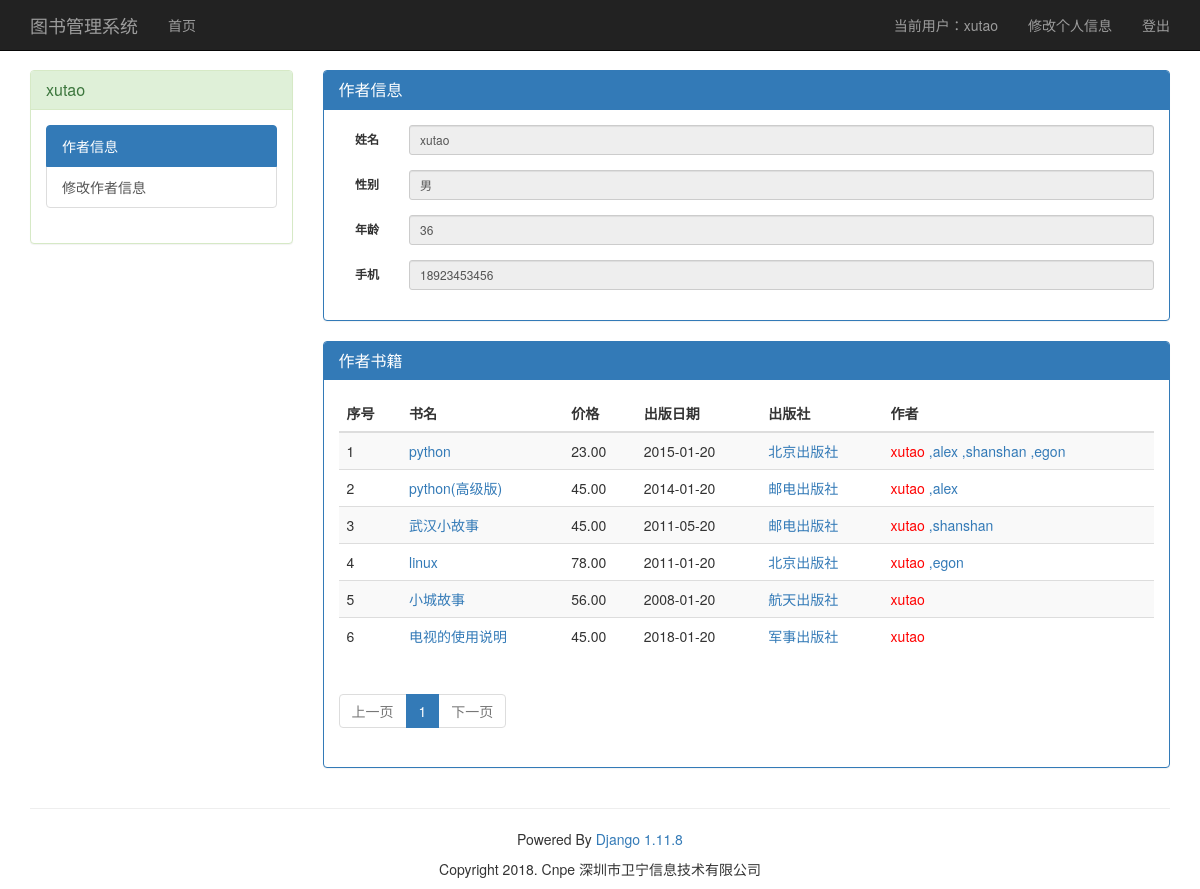
The app's page /manage/info/author/9 (signed in) with its own data.
### book_app/models.py (models this page shows, shortened)
class UserInfo(AbstractUser):
    nid = models.BigAutoField(primary_key=True)
    nickname = models.CharField(verbose_name='昵称', max_length=32)
    telephone = models.CharField(max_length=11, blank=True, null=True, unique=True, verbose_name='手机号码')
    avatar = models.FileField(verbose_name='头像', upload_to='avatar/',default='avatar/default.png')
    create_time = models.DateTimeField(verbose_name='创建时间',auto_now_add=True)
    def __str__(self):
        return self.username

class Author(models.Model):
    nid = models.AutoField(primary_key=True)
    name = models.CharField(max_length=32,verbose_name="名字")
    sex = models.IntegerField(choices=((0,'男'),(1,'女'),),verbose_name='性别')
    age = models.IntegerField(verbose_name='年龄')
    phone = models.CharField(max_length=11,blank=True,unique=True,verbose_name='手机号码')
    class Meta:
        unique_together = [
            ('name','phone'),
        ]
    def __str__(self):
        return self.name

class Book(models.Model):
    nid = models.AutoField(primary_key=True)
    title = models.CharField(verbose_name="书名",max_length=32)
    price = models.DecimalField(verbose_name="价格",max_digits=10,decimal_places=2)
    date = models.DateField(verbose_name="出版日期",default="2018-01-20")
    publish = models.ForeignKey(verbose_name="出版社",to="Publish",to_field="nid", on_delete=models.CASCADE)
    authors = models.ManyToManyField("Author")

class Publish(models.Model):
    nid = models.AutoField(primary_key=True)
    title = models.CharField(max_length=50,verbose_name='名称')
    address = models.CharField(max_length=255,verbose_name='地址')
    def __str__(self):
        return self.title

### book_app/views.py (the view)
# urls.py: url(r'^info/(?P<model_type>\w+)/(?P<nid>\d+)', book_views.info_handle),
@login_required
def info_handle(request, model_type, nid):
    try:
        str_model = getattr(hmodels, model_type.capitalize())
        if request.method == 'GET':
            obj = str_model.objects.get(nid=nid)
            if model_type != 'book':
                current_page = int(request.GET.get("page", 1))
                if model_type == 'author':
                    book_all = obj.book_set.all().order_by('nid')
                elif model_type == 'publish':
                    book_all = hmodels.Book.objects.filter(publish=obj).order_by('nid')
                paginator = CustomPagination(current_page, '/manage/info/%s/%s' % (model_type, nid), book_all,
                                             settings.PAGE_ROW_NUM)
                return render(request, '%s_info.html' % model_type,
                              {'obj': obj, 'book_list': paginator.res_list, 'page_html': paginator.html})
            else:
                model_form = hmform.BookModelForm(instance=obj)
                return render(request, 'book_info.html', {'model_form': model_form, 'obj': obj})
    except AttributeError:
        return redirect('/index/')

### book_app/templates/author_info.html (shortened to what this page needs)
{% extends 'base.html' %}
{% block content %}
<div class="col-md-3 sidebar">
    <div class="panel panel-success">
        <div class="panel-heading">
            <h3 class="panel-title">{{ obj.name }}</h3>
        </div>
        <div class="panel-body">
            <div class="list-group">
                <a href="/manage/info/author/{{ obj.nid }}" class="list-group-item active">作者信息</a>
                <a href="/manage/update/author/{{ obj.nid }}" class="list-group-item">修改作者信息</a>
            </div>
        </div>
    </div>
</div>
<div class="col-md-9">
    <div class="panel panel-primary">
        <div class="panel-heading">
            <h3 class="panel-title">作者信息</h3>
        </div>
        <div class="panel-body">
            <form class="form-horizontal" novalidate>
                <div class="form-group form-group-sm">
                    <label for="user" class="col-sm-1 control-label">姓名</label>
                    <div class="col-sm-11">
                        <input class="form-control" type="text" readonly value="{{ obj.name }}">
                    </div>
                </div>
                <div class="form-group form-group-sm">
                    <label for="user" class="col-sm-1 control-label">性别</label>
                    <div class="col-sm-11">
                        <input class="form-control" type="text" readonly value="{% if obj.sex %}女{% else %}男{% endif %}">
                    </div>
                </div>
                <div class="form-group form-group-sm">
                    <label for="user" class="col-sm-1 control-label">年龄</label>
                    <div class="col-sm-11">
                        <input class="form-control" type="text" readonly value="{{ obj.age }}">
                    </div>
                </div>
                <div class="form-group form-group-sm">
                    <label for="user" class="col-sm-1 control-label">手机</label>
                    <div class="col-sm-11">
                        <input class="form-control" type="text" readonly value="{{ obj.phone }}">
                    </div>
                </div>
            </form>
        </div>
    </div>
    <div class="panel panel-primary">
        <div class="panel-heading">
            <h3 class="panel-title">作者书籍</h3>
        </div>
        <div class="panel-body">
            <table class="table table-striped">
                    <thead>
                    <tr>
                        <th>序号</th>
                        <th>书名</th>
                        <th>价格</th>
                        <th>出版日期</th>
                        <th>出版社</th>
                        <th>作者</th>
                    </tr>
                    </thead>
                    <tbody>
                    {% for book in book_list %}
                        <tr>
                        <td>{{ forloop.counter }}</td>
                        <td><a href="/manage/info/book/{{ book.nid }}" title="点击查看详细信息">{{ book.title }}</a></td>
                        <td>{{ book.price }}</td>
                        <td>{{ book.date.isoformat }}</td>
                        <td><a href="/manage/info/publish/{{ book.publish.nid }}">{{ book.publish }}</a></td>
                        <td>{% for author in book.authors.all %}
                                {% if author.name == obj.name  %}
                                        <span style="color: red;">{% if forloop.first %}{{ author }}{% else %},{{ author }}
                                        {% endif %}
                                        </span>
                                    {% else %}
                                    <a href="/manage/info/author/{{ author.nid }}">
                                        {% if forloop.first %}{{ author }}{% else %},{{ author }}
                                        {% endif %}</a>
                                {% endif %}
                            {% endfor %}
                        </td>
                        </tr>
                        {% empty %}
                        <tr>
                            <td colspan="7">没有找到相关信息</td>
                        </tr>
                    {% endfor %}
                    </tbody>
                </table>
                <ul class="pagination">
                    {{ page_html }}
                  </ul>
        </div>
    </div>
</div>
{% endblock %}

### book_app/templates/base.html (shortened to what this page needs)
{% load staticfiles %}
<!DOCTYPE html>
<html lang="en">
<head>
	<link rel="stylesheet" href="{% static 'css/bootstrap.min.css' %}">
    <link rel="stylesheet" href="{% static 'css/custom.css' %}">
</head>
<body>
<nav class="navbar navbar-fixed-top navbar-inverse">
    <div class="container">
		<div class="navbar-header">
			<a class="navbar-brand" href="/index/">图书管理系统</a>
		</div>
        <div id="navbar" class="navbar-collapse collapse" aria-expanded="false">
            <ul class="nav navbar-nav">
				<li><a href="/index/">首页</a></li>
            </ul>
            <ul class="nav navbar-nav navbar-right">
           {% if request.user.is_authenticated %}
            <li><a href="#">当前用户：{{ request.user }}</a></li>
                    <li><a href="#">修改个人信息</a></li>
                    <li><a href="{% url 'logout' %}">登出</a></li>
            {% else %}
                {% block login_content %}
                <li><a href="{% url 'login' %}">登录</a></li>
                <li><a href="{% url 'register' %}">注册</a></li>
                {% endblock %}
            {% endif%}
            </ul>
        </div>
    </div>
</nav>
<div class="container">
        <div class="row">
            {% block content %}
            {% endblock %}
        </div>
        <hr>
        <div class="row">
            <div class="text-center">
            <p> Powered By <a href="/admin">Django 1.11.8</a></p>
            <p> Copyright 2018. Cnpe 深圳市卫宁信息技术有限公司</p>
            </div>
        </div>
</div>
</body>
</html>

### book_app/templates/base.html (style rules this page uses)
* { margin: 0; padding: 0; }
body { padding-top: 70px; }

### records on screen
UserInfo: user "xutao"
Author: name "xutao", sex "男", age "36", phone "18923453456"
Book: title "python", price "23.00", date "2015-01-20", publish "北京出版社"
Author: name "alex"
Author: name "shanshan"
Author: name "egon"
Book: title "python(高级版)", price "45.00", date "2014-01-20", publish "邮电出版社"
Book: title "武汉小故事", price "45.00", date "2011-05-20", publish "邮电出版社"
Book: title "linux", price "78.00", date "2011-01-20", publish "北京出版社"
Book: title "小城故事", price "56.00", date "2008-01-20", publish "航天出版社"
Book: title "电视的使用说明", price "45.00", date "2018-01-20", publish "军事出版社"

### other values on screen
{{ page_html }} "上一页 1 下一页"
